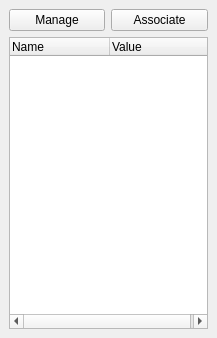
<?xml version="1.0" encoding="UTF-8"?>
<ui version="4.0">
 <class>DockWidget</class>
 <widget class="QDockWidget" name="DockWidget">
  <property name="geometry">
   <rect>
    <x>0</x>
    <y>0</y>
    <width>217</width>
    <height>338</height>
   </rect>
  </property>
  <property name="windowTitle">
   <string>Complex</string>
  </property>
  <widget class="QWidget" name="dockWidgetContents">
   <layout class="QGridLayout" name="gridLayout">
    <item row="0" column="0">
     <widget class="QPushButton" name="managePushButton">
      <property name="text">
       <string>Manage</string>
      </property>
     </widget>
    </item>
    <item row="0" column="1">
     <widget class="QPushButton" name="associatePushButton">
      <property name="text">
       <string>Associate</string>
      </property>
     </widget>
    </item>
    <item row="1" column="0" colspan="2">
     <widget class="QTreeWidget" name="treeWidget">
      <column>
       <property name="text">
        <string>Name</string>
       </property>
      </column>
      <column>
       <property name="text">
        <string>Value</string>
       </property>
      </column>
     </widget>
    </item>
   </layout>
  </widget>
 </widget>
 <resources/>
 <connections/>
</ui>
